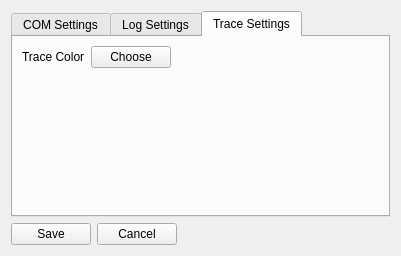
<?xml version="1.0" encoding="UTF-8"?>
<ui version="4.0">
 <class>ComSettings</class>
 <widget class="QWidget" name="ComSettings">
  <property name="geometry">
   <rect>
    <x>0</x>
    <y>0</y>
    <width>401</width>
    <height>256</height>
   </rect>
  </property>
  <property name="windowTitle">
   <string>Settings</string>
  </property>
  <layout class="QVBoxLayout" name="verticalLayout_7">
   <item>
    <widget class="QTabWidget" name="tabWidget">
     <property name="currentIndex">
      <number>2</number>
     </property>
     <widget class="QWidget" name="tab">
      <attribute name="title">
       <string>COM Settings</string>
      </attribute>
      <layout class="QVBoxLayout" name="verticalLayout_8">
       <item>
        <layout class="QVBoxLayout" name="verticalLayout_3">
         <item>
          <layout class="QHBoxLayout" name="horizontalLayout_5">
           <item>
            <widget class="QGroupBox" name="groupBox">
             <property name="title">
              <string>Port Settings</string>
             </property>
             <layout class="QVBoxLayout" name="verticalLayout_5">
              <item>
               <layout class="QHBoxLayout" name="horizontalLayout">
                <item>
                 <layout class="QVBoxLayout" name="verticalLayout">
                  <item>
                   <widget class="QLabel" name="label">
                    <property name="layoutDirection">
                     <enum>Qt::LeftToRight</enum>
                    </property>
                    <property name="text">
                     <string>COM Port</string>
                    </property>
                    <property name="alignment">
                     <set>Qt::AlignRight|Qt::AlignTrailing|Qt::AlignVCenter</set>
                    </property>
                   </widget>
                  </item>
                  <item>
                   <widget class="QLabel" name="label_2">
                    <property name="text">
                     <string>Baud Rate</string>
                    </property>
                    <property name="alignment">
                     <set>Qt::AlignRight|Qt::AlignTrailing|Qt::AlignVCenter</set>
                    </property>
                   </widget>
                  </item>
                  <item>
                   <widget class="QLabel" name="label_7">
                    <property name="text">
                     <string>Inter-Byte Delay (ms)</string>
                    </property>
                   </widget>
                  </item>
                 </layout>
                </item>
                <item>
                 <layout class="QVBoxLayout" name="verticalLayout_2">
                  <item>
                   <widget class="QLineEdit" name="portNameLineEdit">
                    <property name="text">
                     <string>/dev/ttyUSB0</string>
                    </property>
                   </widget>
                  </item>
                  <item>
                   <widget class="QLineEdit" name="baudRateLineEdit">
                    <property name="text">
                     <string>115200</string>
                    </property>
                   </widget>
                  </item>
                  <item>
                   <widget class="QSpinBox" name="interByteDelaySpinBox"/>
                  </item>
                 </layout>
                </item>
               </layout>
              </item>
             </layout>
            </widget>
           </item>
          </layout>
         </item>
         <item>
          <spacer name="verticalSpacer_3">
           <property name="orientation">
            <enum>Qt::Vertical</enum>
           </property>
           <property name="sizeHint" stdset="0">
            <size>
             <width>20</width>
             <height>40</height>
            </size>
           </property>
          </spacer>
         </item>
        </layout>
       </item>
      </layout>
     </widget>
     <widget class="QWidget" name="tab_3">
      <attribute name="title">
       <string>Log Settings</string>
      </attribute>
      <layout class="QVBoxLayout" name="verticalLayout_4">
       <item>
        <layout class="QHBoxLayout" name="horizontalLayout_3">
         <item>
          <widget class="QLabel" name="label_3">
           <property name="text">
            <string>Datalog Location</string>
           </property>
          </widget>
         </item>
         <item>
          <widget class="QLineEdit" name="datalogLocationLineEdit"/>
         </item>
         <item>
          <widget class="QPushButton" name="datalogLocationBrowseButton">
           <property name="text">
            <string>Browse</string>
           </property>
          </widget>
         </item>
        </layout>
       </item>
       <item>
        <layout class="QHBoxLayout" name="horizontalLayout_4">
         <item>
          <widget class="QLabel" name="label_4">
           <property name="text">
            <string>Logs to Save</string>
           </property>
          </widget>
         </item>
         <item>
          <widget class="QSpinBox" name="logCountSpinBox"/>
         </item>
         <item>
          <spacer name="horizontalSpacer_3">
           <property name="orientation">
            <enum>Qt::Horizontal</enum>
           </property>
           <property name="sizeHint" stdset="0">
            <size>
             <width>40</width>
             <height>20</height>
            </size>
           </property>
          </spacer>
         </item>
        </layout>
       </item>
       <item>
        <layout class="QHBoxLayout" name="horizontalLayout_6">
         <item>
          <widget class="QCheckBox" name="saveDataLogCheckBox">
           <property name="text">
            <string>Save Datalogs</string>
           </property>
          </widget>
         </item>
         <item>
          <widget class="QCheckBox" name="clearDataLogsCheckBox">
           <property name="text">
            <string>Delete Old Logs</string>
           </property>
          </widget>
         </item>
         <item>
          <spacer name="horizontalSpacer_2">
           <property name="orientation">
            <enum>Qt::Horizontal</enum>
           </property>
           <property name="sizeHint" stdset="0">
            <size>
             <width>40</width>
             <height>20</height>
            </size>
           </property>
          </spacer>
         </item>
        </layout>
       </item>
       <item>
        <spacer name="verticalSpacer">
         <property name="orientation">
          <enum>Qt::Vertical</enum>
         </property>
         <property name="sizeHint" stdset="0">
          <size>
           <width>20</width>
           <height>40</height>
          </size>
         </property>
        </spacer>
       </item>
      </layout>
     </widget>
     <widget class="QWidget" name="tab_2">
      <attribute name="title">
       <string>Trace Settings</string>
      </attribute>
      <layout class="QVBoxLayout" name="verticalLayout_6">
       <item>
        <layout class="QHBoxLayout" name="horizontalLayout_7">
         <item>
          <widget class="QLabel" name="label_5">
           <property name="text">
            <string>Trace Color</string>
           </property>
          </widget>
         </item>
         <item>
          <widget class="QPushButton" name="chooseColorButton">
           <property name="text">
            <string>Choose</string>
           </property>
          </widget>
         </item>
         <item>
          <spacer name="horizontalSpacer_4">
           <property name="orientation">
            <enum>Qt::Horizontal</enum>
           </property>
           <property name="sizeHint" stdset="0">
            <size>
             <width>40</width>
             <height>20</height>
            </size>
           </property>
          </spacer>
         </item>
        </layout>
       </item>
       <item>
        <spacer name="verticalSpacer_2">
         <property name="orientation">
          <enum>Qt::Vertical</enum>
         </property>
         <property name="sizeHint" stdset="0">
          <size>
           <width>20</width>
           <height>40</height>
          </size>
         </property>
        </spacer>
       </item>
      </layout>
     </widget>
    </widget>
   </item>
   <item>
    <layout class="QHBoxLayout" name="horizontalLayout_2">
     <item>
      <widget class="QPushButton" name="savePushButton">
       <property name="text">
        <string>Save</string>
       </property>
      </widget>
     </item>
     <item>
      <widget class="QPushButton" name="cancelPushButton">
       <property name="text">
        <string>Cancel</string>
       </property>
      </widget>
     </item>
     <item>
      <spacer name="horizontalSpacer">
       <property name="orientation">
        <enum>Qt::Horizontal</enum>
       </property>
       <property name="sizeHint" stdset="0">
        <size>
         <width>40</width>
         <height>20</height>
        </size>
       </property>
      </spacer>
     </item>
    </layout>
   </item>
  </layout>
 </widget>
 <resources/>
 <connections/>
</ui>
